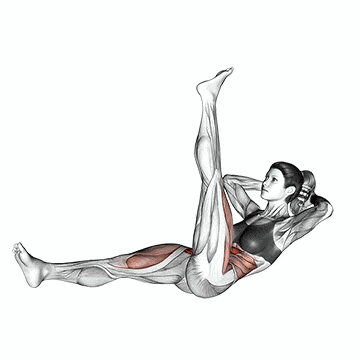
#> input picture apps/mobile/assets/gifs/ABDOMEN CORE (1)/ABS alternando pernas.gif, 360 x 360 px; its folder holds only this picture in this run
$ python generate_thumbs.py
#> lines starting #> are read from the running program, lines starting #| are printed output that depends on the picture
# Gera thumbnails estaticas (1o frame, JPEG ~160px) para os GIFs do catalogo.
# As listas renderizam a thumb (~8 KB) em vez de decodificar o GIF inteiro;
# o GIF cheio continua sendo usado apenas no ExerciseMediaViewer.
#
# Uso (da raiz do repo):  python scripts/generate_thumbs.py
# Saidas: apps/mobile/assets/thumbs/**  +  src/ui/exercises/components/thumbAssets.ts

import os
from pathlib import Path

from PIL import Image

ROOT = Path(__file__).resolve().parent.parent
GIFS = ROOT / 'apps' / 'mobile' / 'assets' / 'gifs'
THUMBS = ROOT / 'apps' / 'mobile' / 'assets' / 'thumbs'
TS_OUT = ROOT / 'apps' / 'mobile' / 'src' / 'ui' / 'exercises' / 'components' / 'thumbAssets.ts'
MAX_SIZE = 160
QUALITY = 70

entries = []
count = 0
for gif in sorted(GIFS.rglob('*.gif')):
    rel = gif.relative_to(GIFS)                      # ex.: PEITO/supino reto.gif
    key = str(rel).replace(os.sep, '/')              # chave identica ao gifAssets
    out = THUMBS / rel.with_suffix('.jpg')
    out.parent.mkdir(parents=True, exist_ok=True)

    with Image.open(gif) as im:
#> im is the input picture: PIL image 360x360 P; mean R, G, B, A 239.5, 239.9, 239.8, 255
        im.seek(0)                                   # primeiro frame
        frame = im.convert('RGB')
        frame.thumbnail((MAX_SIZE, MAX_SIZE))
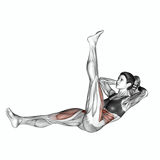
#> frame: PIL image 160x160 RGB; mean R, G, B 239.5, 239.8, 239.7
        frame.save(out, 'JPEG', quality=QUALITY, optimize=True)

    rel_jpg = str(rel.with_suffix('.jpg')).replace(os.sep, '/')
    entries.append((key, rel_jpg))
    count += 1
#> pass 2 of the loop `for gif in sorted(GIFS.rglob('*.gif')):`:
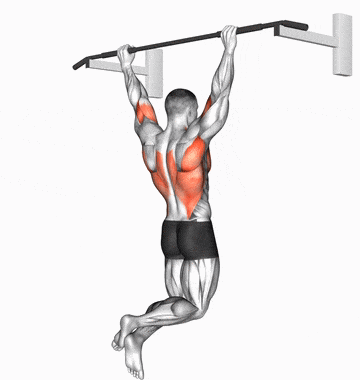
#> input picture apps/mobile/assets/gifs/COSTAS E TRAPÉZIO (1)/Barra fixa nuca.gif, 360 x 380 px
#> im is the input picture: PIL image 360x380 P; mean R, G, B, A 237.6, 234.7, 235.2, 255
#> `frame.thumbnail((MAX_SIZE, MAX_SIZE))`:
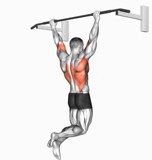
#> frame: PIL image 152x160 RGB; mean R, G, B 237.5, 234.6, 235.1

lines = [
    '// Auto-generated — do not edit manually. Run scripts/generate_thumbs.py to refresh.',
    '// Thumbs estaticas (1o frame, JPEG) dos GIFs do catalogo — mesmas chaves do gifAssets.',
    '/* eslint-disable */',
    '// prettier-ignore',
    'export const thumbAssets: Record<string, ReturnType<typeof require>> = {',
]
for key, rel_jpg in entries:
    lines.append(f"  '{key}': require('../../../../assets/thumbs/{rel_jpg}'),")
lines.append('};')
lines.append('')

TS_OUT.write_text('\n'.join(lines), encoding='utf-8')

total_kb = sum(f.stat().st_size for f in THUMBS.rglob('*.jpg')) / 1024
print(f'{count} thumbs geradas em {THUMBS} ({total_kb:.0f} KB); mapa em {TS_OUT}')
